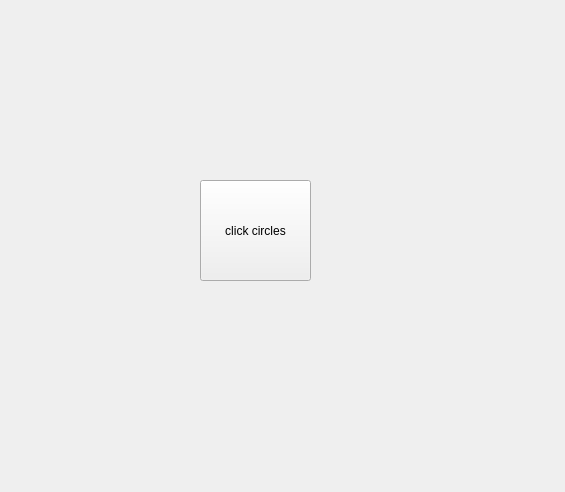
<?xml version="1.0" encoding="UTF-8"?>
<ui version="4.0">
 <class>Form</class>
 <widget class="QWidget" name="Form">
  <property name="geometry">
   <rect>
    <x>0</x>
    <y>0</y>
    <width>565</width>
    <height>492</height>
   </rect>
  </property>
  <property name="windowTitle">
   <string>Form</string>
  </property>
  <widget class="QPushButton" name="pushButton">
   <property name="geometry">
    <rect>
     <x>200</x>
     <y>180</y>
     <width>111</width>
     <height>101</height>
    </rect>
   </property>
   <property name="text">
    <string>click circles</string>
   </property>
  </widget>
 </widget>
 <resources/>
 <connections/>
</ui>
